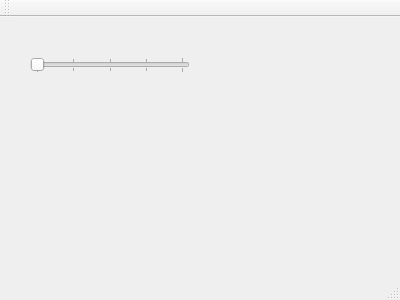
<?xml version="1.0" encoding="UTF-8"?>
<ui version="4.0">
 <class>MainWindow</class>
 <widget class="QMainWindow" name="MainWindow">
  <property name="geometry">
   <rect>
    <x>0</x>
    <y>0</y>
    <width>400</width>
    <height>300</height>
   </rect>
  </property>
  <property name="windowTitle">
   <string>MainWindow</string>
  </property>
  <widget class="QWidget" name="centralWidget">
   <widget class="QSlider" name="horizontalSlider">
    <property name="geometry">
     <rect>
      <x>30</x>
      <y>40</y>
      <width>160</width>
      <height>16</height>
     </rect>
    </property>
    <property name="minimum">
     <number>1</number>
    </property>
    <property name="maximum">
     <number>5</number>
    </property>
    <property name="value">
     <number>1</number>
    </property>
    <property name="sliderPosition">
     <number>1</number>
    </property>
    <property name="orientation">
     <enum>Qt::Horizontal</enum>
    </property>
    <property name="invertedAppearance">
     <bool>false</bool>
    </property>
    <property name="invertedControls">
     <bool>false</bool>
    </property>
    <property name="tickPosition">
     <enum>QSlider::TicksBothSides</enum>
    </property>
    <property name="tickInterval">
     <number>1</number>
    </property>
   </widget>
  </widget>
  <widget class="QMenuBar" name="menuBar">
   <property name="geometry">
    <rect>
     <x>0</x>
     <y>0</y>
     <width>400</width>
     <height>20</height>
    </rect>
   </property>
  </widget>
  <widget class="QToolBar" name="mainToolBar">
   <attribute name="toolBarArea">
    <enum>TopToolBarArea</enum>
   </attribute>
   <attribute name="toolBarBreak">
    <bool>false</bool>
   </attribute>
  </widget>
  <widget class="QStatusBar" name="statusBar"/>
 </widget>
 <layoutdefault spacing="6" margin="11"/>
 <resources/>
 <connections/>
</ui>
